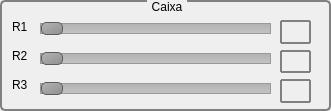
   <widget class="QGroupBox" name="groupBox_4">
    <property name="geometry">
     <rect>
      <x>470</x>
      <y>340</y>
      <width>331</width>
      <height>111</height>
     </rect>
    </property>
    <property name="styleSheet">
     <string notr="true">QGroupBox {
     background-color: qlineargradient(x1: 0, y1: 0, x2: 0, y2: 1,
                                       stop: 0 #E0E0E0, stop: 1 #FFFFFF);
     border: 2px solid gray;
     border-radius: 5px;
     margin-top: 1ex; /* leave space at the top for the title */
 }
 QGroupBox::title {

     subcontrol-origin: margin;
     subcontrol-position: top center; /* position at the top center */
     padding: 0 3px;
     background-color: qlineargradient(x1: 0, y1: 0, x2: 0, y2: 1,
                                       stop: 0 #FFOECE, stop: 1 #FFFFFF);
 }
 QGroupBox::indicator {
     width: 13px;
     height: 13px;
 }</string>
    </property>
    <property name="title">
     <string>Caixa</string>
    </property>
    <widget class="QSlider" name="horizontalSlider_x">
     <property name="geometry">
      <rect>
       <x>40</x>
       <y>20</y>
       <width>231</width>
       <height>16</height>
      </rect>
     </property>
     <property name="cursor">
      <cursorShape>PointingHandCursor</cursorShape>
     </property>
     <property name="styleSheet">
      <string notr="true"> QSlider::groove:horizontal {
     border: 1px solid #999999;
     height: 9px; /* the groove expands to the size of the slider by default. by giving it a height, it has a fixed size */
     background: qlineargradient(x1:0, y1:0, x2:0, y2:1, stop:0 #B1B1B1, stop:1 #c4c4c4);
     margin: 2px 0;
 }

 QSlider::handle:horizontal {
     background: qlineargradient(x1:0, y1:0, x2:1, y2:1, stop:0 #b4b4b4, stop:1 #8f8f8f);
     border: 1px solid #5c5c5c;
     width: 20px;
     height: 20px;
     margin: -2px 0; /* handle is placed by default on the contents rect of the groove. Expand outside the groove */
     border-radius: 5px;
 }

</string>
     </property>
     <property name="orientation">
      <enum>Qt::Horizontal</enum>
     </property>
    </widget>
    <widget class="QSlider" name="horizontalSlider_y">
     <property name="geometry">
      <rect>
       <x>40</x>
       <y>50</y>
       <width>231</width>
       <height>16</height>
      </rect>
     </property>
     <property name="cursor">
      <cursorShape>PointingHandCursor</cursorShape>
     </property>
     <property name="styleSheet">
      <string notr="true"> QSlider::groove:horizontal {
     border: 1px solid #999999;
     height: 9px; /* the groove expands to the size of the slider by default. by giving it a height, it has a fixed size */
     background: qlineargradient(x1:0, y1:0, x2:0, y2:1, stop:0 #B1B1B1, stop:1 #c4c4c4);
     margin: 2px 0;
 }

 QSlider::handle:horizontal {
     background: qlineargradient(x1:0, y1:0, x2:1, y2:1, stop:0 #b4b4b4, stop:1 #8f8f8f);
     border: 1px solid #5c5c5c;
     width: 20px;
     height: 20px;
     margin: -2px 0; /* handle is placed by default on the contents rect of the groove. Expand outside the groove */
     border-radius: 5px;
 }

</string>
     </property>
     <property name="orientation">
      <enum>Qt::Horizontal</enum>
     </property>
    </widget>
    <widget class="QSlider" name="horizontalSlider_z">
     <property name="geometry">
      <rect>
       <x>40</x>
       <y>80</y>
       <width>231</width>
       <height>16</height>
      </rect>
     </property>
     <property name="cursor">
      <cursorShape>PointingHandCursor</cursorShape>
     </property>
     <property name="styleSheet">
      <string notr="true"> QSlider::groove:horizontal {
     border: 1px solid #999999;
     height: 9px; /* the groove expands to the size of the slider by default. by giving it a height, it has a fixed size */
     background: qlineargradient(x1:0, y1:0, x2:0, y2:1, stop:0 #B1B1B1, stop:1 #c4c4c4);
     margin: 2px 0;
 }

 QSlider::handle:horizontal {
     background: qlineargradient(x1:0, y1:0, x2:1, y2:1, stop:0 #b4b4b4, stop:1 #8f8f8f);
     border: 1px solid #5c5c5c;
     width: 20px;
     height: 20px;
     margin: -2px 0; /* handle is placed by default on the contents rect of the groove. Expand outside the groove */
     border-radius: 5px;
 }

</string>
     </property>
     <property name="orientation">
      <enum>Qt::Horizontal</enum>
     </property>
    </widget>
    <widget class="QWidget" name="layoutWidget">
     <property name="geometry">
      <rect>
       <x>280</x>
       <y>20</y>
       <width>31</width>
       <height>83</height>
      </rect>
     </property>
     <layout class="QGridLayout" name="gridLayout_3">
      <item row="0" column="0">
       <widget class="QLabel" name="label_17">
        <property name="styleSheet">
         <string notr="true">QFrame, QLabel, QToolTip {
     border: 2px solid gray;
     border-radius: 1px;
     padding: 1px;
	font: 11pt &quot;MS Shell Dlg 2&quot;;
 }</string>
        </property>
        <property name="frameShape">
         <enum>QFrame::Box</enum>
        </property>
        <property name="text">
         <string/>
        </property>
       </widget>
      </item>
      <item row="1" column="0">
       <widget class="QLabel" name="label_18">
        <property name="styleSheet">
         <string notr="true">QFrame, QLabel, QToolTip {
     border: 2px solid gray;
     border-radius: 1px;
     padding: 1px;
	font: 11pt &quot;MS Shell Dlg 2&quot;;
 }</string>
        </property>
        <property name="frameShape">
         <enum>QFrame::Panel</enum>
        </property>
        <property name="text">
         <string/>
        </property>
       </widget>
      </item>
      <item row="2" column="0">
       <widget class="QLabel" name="label_19">
        <property name="styleSheet">
         <string notr="true">QFrame, QLabel, QToolTip {
     border: 2px solid gray;
     border-radius: 1px;
     padding: 1px;
	font: 11pt &quot;MS Shell Dlg 2&quot;;
 }</string>
        </property>
        <property name="frameShape">
         <enum>QFrame::Panel</enum>
        </property>
        <property name="text">
         <string/>
        </property>
       </widget>
      </item>
     </layout>
    </widget>
    <widget class="QWidget" name="layoutWidget">
     <property name="geometry">
      <rect>
       <x>12</x>
       <y>15</y>
       <width>21</width>
       <height>81</height>
      </rect>
     </property>
     <layout class="QGridLayout" name="gridLayout_4">
      <item row="0" column="0">
       <widget class="QLabel" name="label_13">
        <property name="text">
         <string>R1</string>
        </property>
       </widget>
      </item>
      <item row="1" column="0">
       <widget class="QLabel" name="label_14">
        <property name="text">
         <string>R2</string>
        </property>
       </widget>
      </item>
      <item row="2" column="0">
       <widget class="QLabel" name="label_15">
        <property name="text">
         <string>R3</string>
        </property>
       </widget>
      </item>
     </layout>
    </widget>
   </widget>
